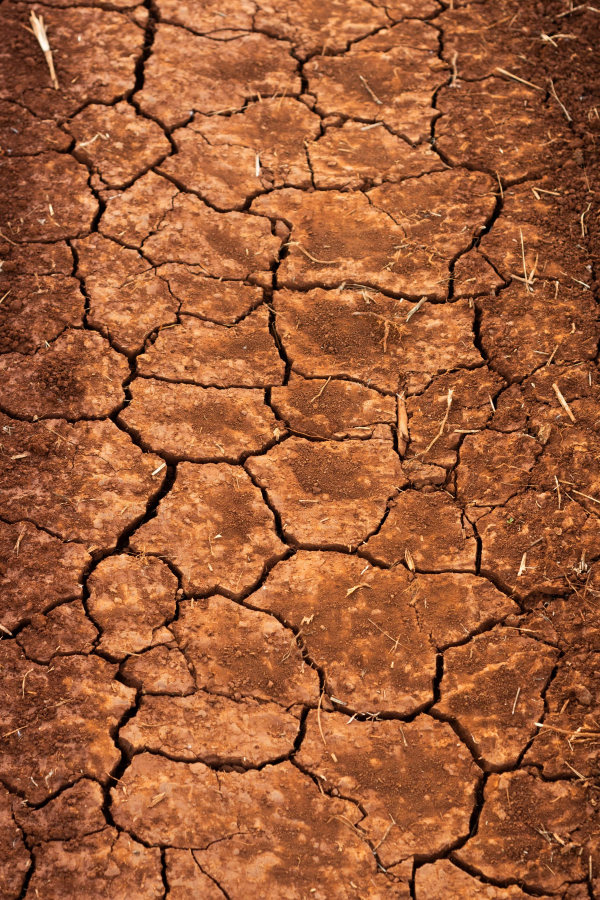
#> input picture 06_成片工程/雨后泥土味/asset-board-v1/assets/real-proxy/R07-pexels-5597653-dry-cracked-soil.jpg, 1800 x 2700 px (shown at 1/3 size)
$ python -i render_programmatic_shots.py   (imports and definitions only)
#> lines starting #> are read from the running program, lines starting #| are printed output that depends on the picture
#!/usr/bin/env python3
"""Render the non-Seedance remediation shots for the petrichor dynamic preview."""

from __future__ import annotations

import argparse
import json
import math
import random
import subprocess
from pathlib import Path

import numpy as np
from PIL import Image, ImageDraw, ImageEnhance, ImageFilter, ImageFont


ROOT = Path(__file__).resolve().parent
PROJECT = ROOT.parents[2]
BOARD = PROJECT / "06_成片工程/雨后泥土味/asset-board-v1"
OUT_DIR = ROOT / "programmatic"
QA_DIR = ROOT / "qa/programmatic"
WIDTH, HEIGHT, FPS = 540, 960, 24
SHOT_FRAMES = {"S01": 29, "S05": 87, "S07": 103, "S08": 70, "S12": 113}
SHOT_EVENTS = {
    "S01": ["fall", "impact", "wet_spot"],
    "S05": ["surface", "descent", "pore_entry"],
    "S07": ["dormant", "water_wake", "geosmin"],
    "S08": ["approach", "impact"],
    "S12": ["same_composition", "wetting_spread", "rain"],
}
FONT_PATH = Path("/System/Library/Fonts/PingFang.ttc")


def font(size: int):
    return ImageFont.truetype(str(FONT_PATH), size) if FONT_PATH.exists() else ImageFont.load_default()


def cover(path: Path) -> Image.Image:
    image = Image.open(path).convert("RGB")
#> image is the input picture: PIL image 1800x2700 RGB; mean R, G, B 160.2, 93.3, 56
    scale = max(WIDTH / image.width, HEIGHT / image.height)
#> scale = 0.356
    resized = image.resize((round(image.width * scale), round(image.height * scale)), Image.Resampling.LANCZOS)
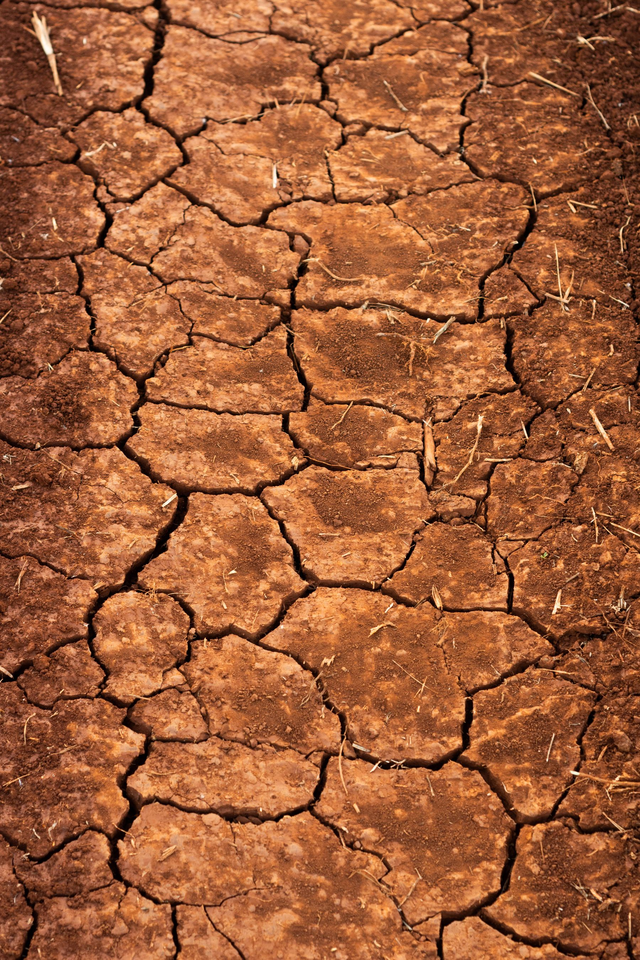
#> resized: PIL image 640x960 RGB; mean R, G, B 160.2, 93.3, 56
    left = (resized.width - WIDTH) // 2
#> left = 50
    top = (resized.height - HEIGHT) // 2
#> top = 0
    return resized.crop((left, top, left + WIDTH, top + HEIGHT))
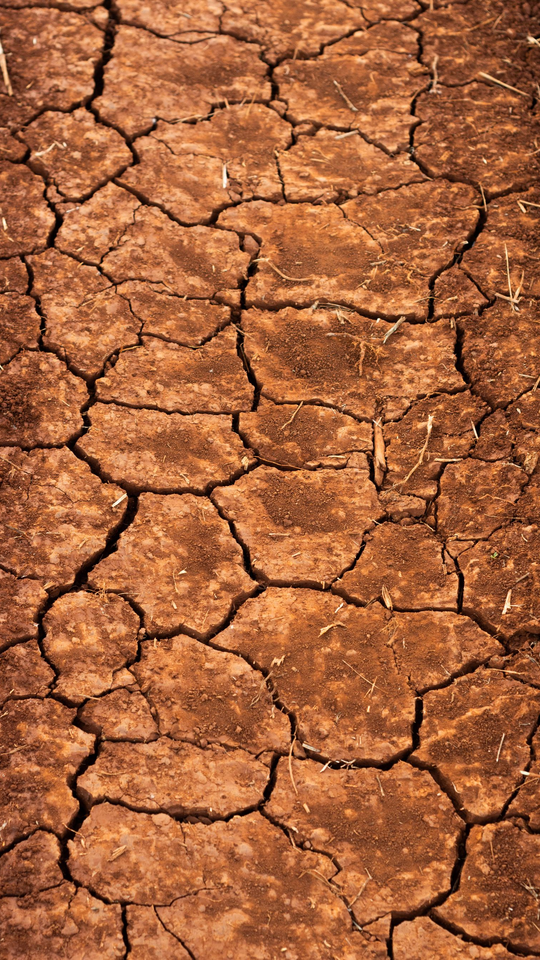
#> returned value: PIL image 540x960 RGB; mean R, G, B 167.3, 98.3, 58.8


# [152 lines left out: functions documentary_grade, draw_preview_mark, render_s01, render_s05, render_s07, render_s08 and 1 more, not called in this run]


RENDERERS = {"S01": render_s01, "S05": render_s05, "S07": render_s07, "S08": render_s08, "S12": render_s12}


# [40 lines left out: functions render_shot, main, not called in this run]


# [2 lines not run here, left out]

>>> result = cover('../asset-board-v1/assets/real-proxy/R07-pexels-5597653-dry-cracked-soil.jpg')

$ run again, on 06_成片工程/雨后泥土味/asset-board-v1/assets/real-proxy/R06-pexels-28922207-forest-floor.jpg
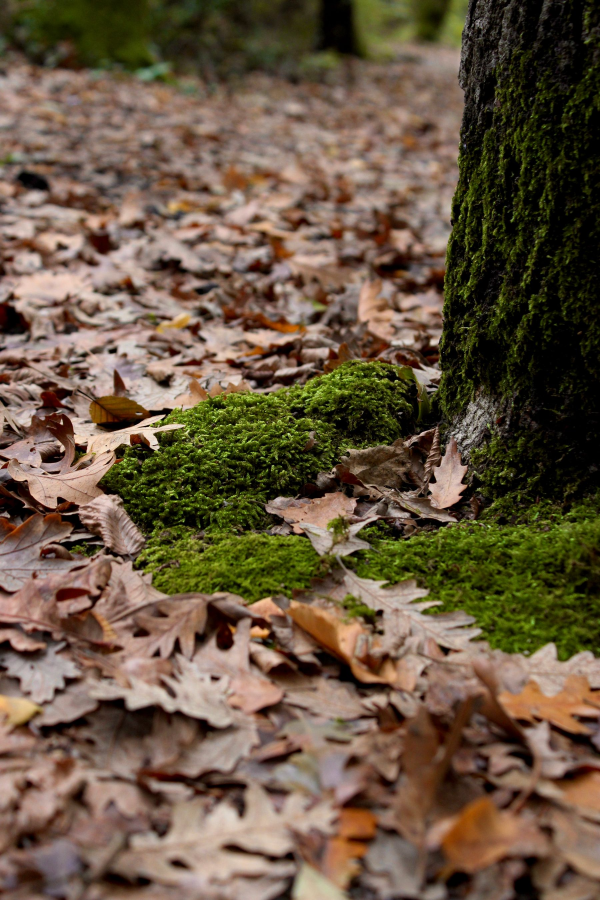
#> input picture 06_成片工程/雨后泥土味/asset-board-v1/assets/real-proxy/R06-pexels-28922207-forest-floor.jpg, 1800 x 2700 px (shown at 1/3 size)
#> in cover, image is the input picture: PIL image 1800x2700 RGB; mean R, G, B 104.4, 86.9, 66.1
#> in cover, `resized = image.resize((round(image.width * scale), round(image.height..`:
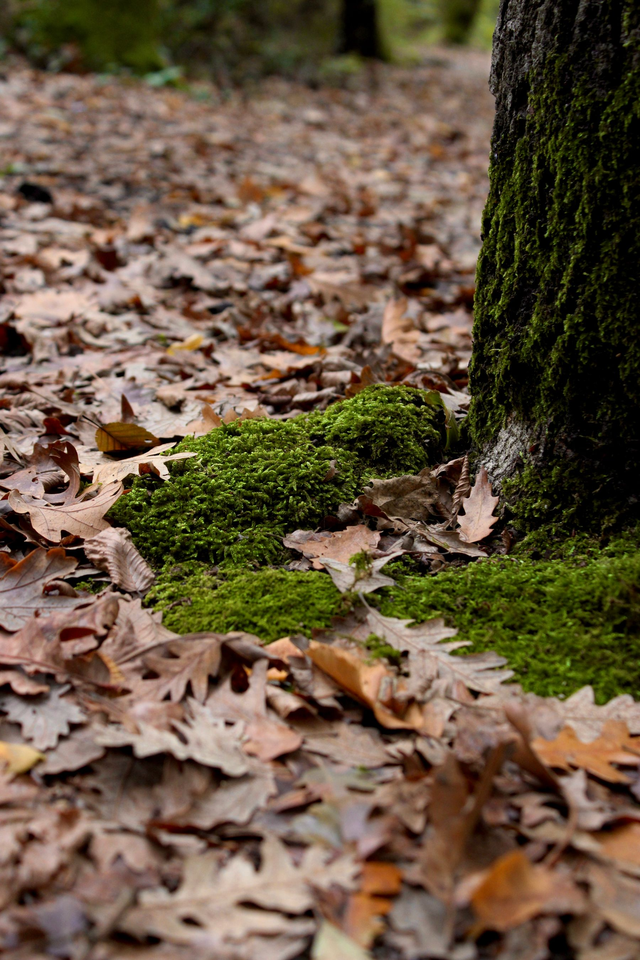
#> resized: PIL image 640x960 RGB; mean R, G, B 104.4, 86.9, 66.2
#> in cover, `return resized.crop((left, top, left + WIDTH, top + HEIGHT))`:
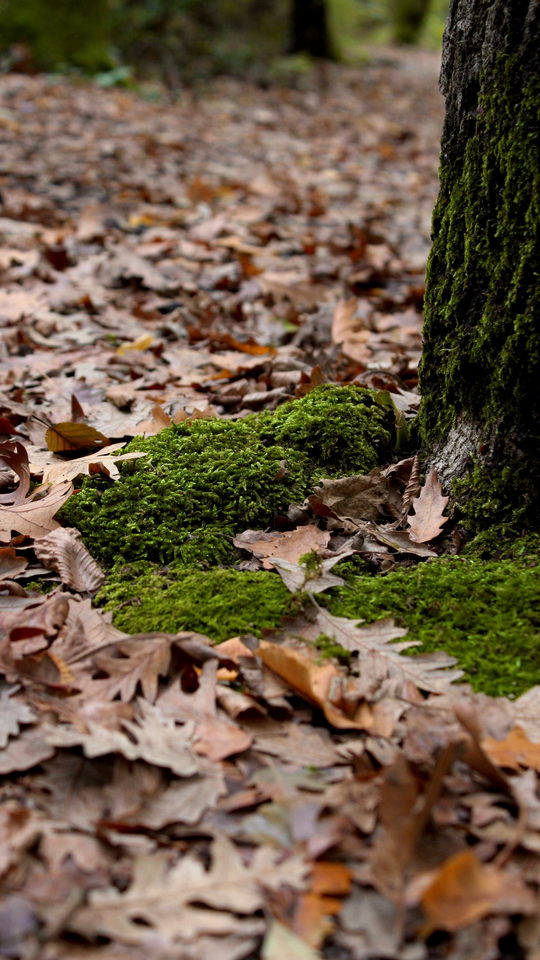
#> returned value: PIL image 540x960 RGB; mean R, G, B 106.9, 89.2, 67.5
